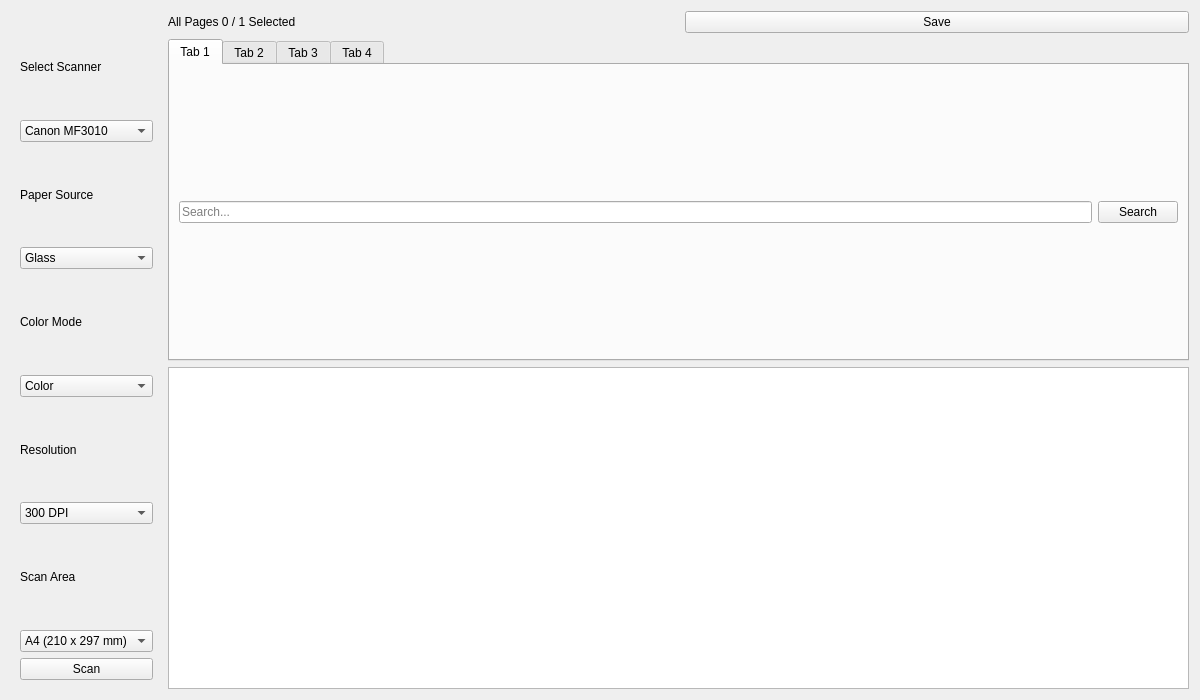
<?xml version="1.0" encoding="UTF-8"?>
<ui version="4.0">
 <class>ScannerUI</class>
 <widget class="QWidget" name="ScannerUI">
  <property name="geometry">
   <rect>
    <x>0</x>
    <y>0</y>
    <width>1200</width>
    <height>700</height>
   </rect>
  </property>
  <property name="windowTitle">
   <string>Scanner UI</string>
  </property>

  <layout class="QHBoxLayout">

   <!-- LEFT PANEL -->
   <item>
    <widget class="QFrame" name="leftPanel">
     <property name="minimumWidth">
      <number>280</number>
     </property>
     <layout class="QVBoxLayout">

      <item><widget class="QLabel"><property name="text"><string>Select Scanner</string></property></widget></item>
      <item><widget class="QComboBox"><item><property name="text"><string>Canon MF3010</string></property></item></widget></item>

      <item><widget class="QLabel"><property name="text"><string>Paper Source</string></property></widget></item>
      <item><widget class="QComboBox"><item><property name="text"><string>Glass</string></property></item></widget></item>

      <item><widget class="QLabel"><property name="text"><string>Color Mode</string></property></widget></item>
      <item><widget class="QComboBox">
        <item><property name="text"><string>Color</string></property></item>
        <item><property name="text"><string>Grayscale</string></property></item>
      </widget></item>

      <item><widget class="QLabel"><property name="text"><string>Resolution</string></property></widget></item>
      <item><widget class="QComboBox">
        <item><property name="text"><string>300 DPI</string></property></item>
        <item><property name="text"><string>600 DPI</string></property></item>
      </widget></item>

      <item><widget class="QLabel"><property name="text"><string>Scan Area</string></property></widget></item>
      <item><widget class="QComboBox">
        <item><property name="text"><string>A4 (210 x 297 mm)</string></property></item>
      </widget></item>

      <item>
       <widget class="QPushButton">
        <property name="text"><string>Scan</string></property>
       </widget>
      </item>

     </layout>
    </widget>
   </item>

   <!-- RIGHT PANEL -->
   <item>
    <layout class="QVBoxLayout">

     <!-- TOP BAR -->
     <item>
      <layout class="QHBoxLayout">
       <item>
        <widget class="QLabel">
         <property name="text"><string>All Pages 0 / 1 Selected</string></property>
        </widget>
       </item>
       <item>
        <spacer name="horizontalSpacer">
         <property name="orientation"><enum>Qt::Horizontal</enum></property>
        </spacer>
       </item>
       <item>
        <widget class="QPushButton">
         <property name="text"><string>Save</string></property>
        </widget>
       </item>
      </layout>
     </item>

     <!-- TABS -->
     <item>
      <widget class="QTabWidget" name="tabWidget">

       <!-- TAB 1 -->
       <widget class="QWidget" name="tab1">
        <attribute name="title"><string>Tab 1</string></attribute>
        <layout class="QVBoxLayout">
         <item>
          <layout class="QHBoxLayout">
           <item><widget class="QLineEdit"><property name="placeholderText"><string>Search...</string></property></widget></item>
           <item><widget class="QPushButton"><property name="text"><string>Search</string></property></widget></item>
          </layout>
         </item>
        </layout>
       </widget>

       <!-- TAB 2 -->
       <widget class="QWidget" name="tab2">
        <attribute name="title"><string>Tab 2</string></attribute>
        <layout class="QVBoxLayout">
         <item>
          <layout class="QHBoxLayout">
           <item><widget class="QLineEdit"><property name="placeholderText"><string>Search...</string></property></widget></item>
           <item><widget class="QPushButton"><property name="text"><string>Search</string></property></widget></item>
          </layout>
         </item>
        </layout>
       </widget>

       <!-- TAB 3 -->
       <widget class="QWidget" name="tab3">
        <attribute name="title"><string>Tab 3</string></attribute>
        <layout class="QVBoxLayout">
         <item>
          <layout class="QHBoxLayout">
           <item><widget class="QLineEdit"><property name="placeholderText"><string>Search...</string></property></widget></item>
           <item><widget class="QPushButton"><property name="text"><string>Search</string></property></widget></item>
          </layout>
         </item>
        </layout>
       </widget>

       <!-- TAB 4 -->
       <widget class="QWidget" name="tab4">
        <attribute name="title"><string>Tab 4</string></attribute>
        <layout class="QVBoxLayout">
         <item>
          <layout class="QHBoxLayout">
           <item><widget class="QLineEdit"><property name="placeholderText"><string>Search...</string></property></widget></item>
           <item><widget class="QPushButton"><property name="text"><string>Search</string></property></widget></item>
          </layout>
         </item>
        </layout>
       </widget>

      </widget>
     </item>

     <!-- PREVIEW -->
     <item>
      <widget class="QListWidget"/>
     </item>

    </layout>
   </item>

  </layout>
 </widget>
 <resources/>
 <connections/>
</ui>
